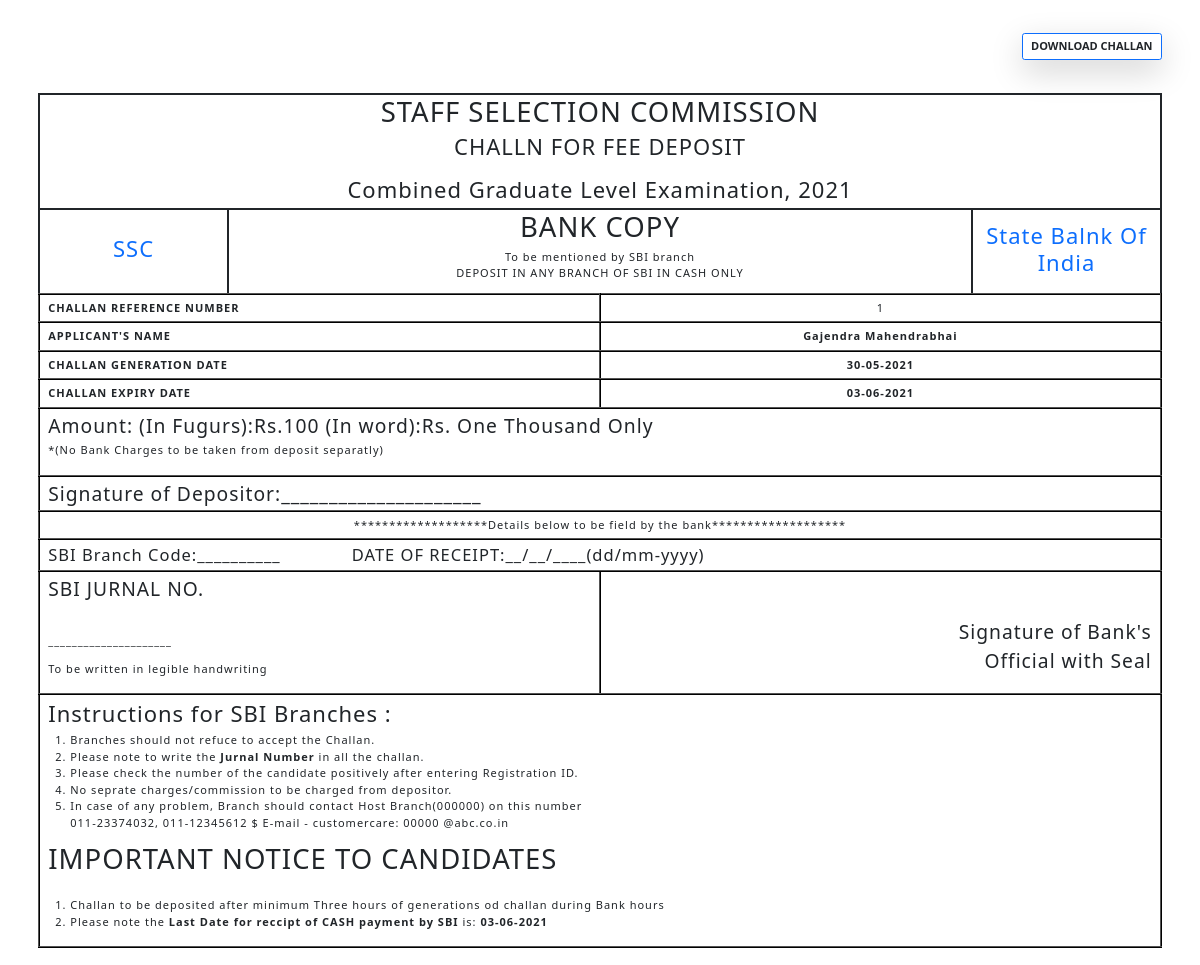
The page /challan.php?register=1 (signed in) on the database its author committed.
### tables this page shows
CREATE TABLE `register_exam` (
  `reId` int(10) NOT NULL,
  `exam_name` varchar(100) NOT NULL,
  `eQualification` varchar(100) NOT NULL,
  `userid` int(10) NOT NULL,
  `registerExamDate` date NOT NULL DEFAULT current_timestamp()
);

CREATE TABLE `user` (
  `userid` int(4) NOT NULL,
  `username` varchar(100) NOT NULL,
  `fathername` varchar(100) NOT NULL,
  `mothername` varchar(100) NOT NULL,
  `birthdate` date NOT NULL,
  `gender` varchar(10) NOT NULL,
  `state` varchar(50) NOT NULL,
  `city` varchar(50) NOT NULL,
  `examboard` varchar(100) NOT NULL,
  `passingyear` int(10) NOT NULL,
  `rollno` int(25) NOT NULL,
  `qualification` varchar(100) NOT NULL,
  `email` varchar(100) NOT NULL,
  `phone` bigint(20) NOT NULL,
  `address` varchar(512) NOT NULL,
  `adharcard` bigint(20) NOT NULL,
  `loginid` varchar(100) NOT NULL,
  `password` varchar(100) NOT NULL,
  `imagefile` varchar(256) NOT NULL,
  `signfile` varchar(256) NOT NULL,
  `status` varchar(10) NOT NULL,
  `lastupdate` date NOT NULL DEFAULT current_timestamp()
);

### challan.php (the view, shortened to what this page needs)
<!DOCTYPE html>
<html lang="en">
<head>
    <link rel="stylesheet" href="./bootstrap/css/bootstrap.min.css" />
    <link rel="stylesheet" href="./css/index.css" />
</head>
<?php
if(isset($_SESSION['id']))
{
    ?>
<body>
<?php
    $date = date("d-m-Y");
    include "connection.php";
    $reid = $_GET['register'];
    $id = $_SESSION['id'];
    $sql = "SELECT * FROM user WHERE userid = $id";
    $res = $conn->query($sql);
    foreach($res as $user){}
    $sql = "SELECT * FROM register_exam WHERE reId = $reid";
    $res = $conn->query($sql);
    foreach($res as $exam){}
?>
    <div class="container d-flex justify-content-end my-5">
    <button id="btn" class="btn btn-block bg-transparent border border-primary shadow-lg text-uppercase fw-bold">
        Download challan
    </button>
    </div>
    <section id="main">
        <div class="container my-4">
            <div class="row "style="margin: 0;">
            <div class="heading border border-2 border-dark">
                <div class="exam-name h1 text-center text-uppercase">
                    <?php echo $exam['exam_name']; ?>
                </div>
                <div class="fee text-center h2 text-uppercase">
                    Challn for fee deposit
                </div>
                <div class="h2 text-center text-capitalize mt-4 mb-2">
                    Combined <?php echo $exam['eQualification'];  ?> level examination, 2021
                </div>
            </div>
        </div>
            <div class="row text-center border border-2 border-dark border-dark border-top-0 border-bottom-0" style="margin: 0;">
                <div class="col-2 text-primary align-items-center d-flex justify-content-center"><h2>SSC</h2></div>
                <div class="col-8 border border-2 border-dark border-top-0 border-bottom-0">
                    <div>
                        <h1>BANK COPY</h1>
                        <p>To be mentioned by SBI branch<br>DEPOSIT IN ANY BRANCH OF SBI IN CASH ONLY</p>
                    </div>
                </div>
                <div class="col-2 align-items-center d-flex text-primary"><h2>State Balnk Of India</h2></div>
            </div>
            <table class="w-100">
                <tbody>
                    <tr>
                        <th class="text-left text-uppercase">challan reference number</th>
                        <td class="text-center text-uppercase"><?php echo $exam['reId']; ?></td>
                    </tr>
                    <tr>
                        <th class="text-left text-uppercase">Applicant's name</th>
                        <th class="text-center text-capitalize"><?php echo $user['username']." ".$user['fathername'];?></th>
                    </tr>
                    <tr>
                        <th class="text-left text-uppercase">Challan Generation date</th>
                        <th class="text-center text-uppercase"><?php echo $date; ?></th>
                    </tr>
                    <tr>
                        <th class="text-left text-uppercase">Challan expiry date</th>
                        <th class="text-center text-uppercase"><?php echo date('d-m-Y', strtotime('+4 days'));  ?></th>
                    </tr>
                    <tr>
                        <td colspan="2">
                            <h3>Amount: (In Fugurs):Rs.100 (In word):Rs. One Thousand Only</h3>
                            <p class="fw-light">*(No Bank Charges to be taken from deposit separatly)</p>
                        </td>
                    </tr>
                    <tr>
                        <td class="h3" colspan="2">Signature of Depositor:_____________________</td>
                    </tr>
                    <tr>
                        <td class="text-center" colspan="2">*******************Details below to be field by the bank*******************</td>
                    </tr>
                    <tr>
                        <th colspan="2" class="h4">SBI Branch Code:__________ <span class="mx-5"></span>DATE OF RECEIPT:__/__/____(dd/mm-yyyy)</th>
                    </tr>
                    <tr>
                        <td>
                            <h3 class="mb-5">SBI JURNAL NO.</h3>
                            <p>_____________________</p>
                            <p>To be written in legible handwriting</p>
                        </td>
                        <td>
                            <h3 class="text-end mt-5">Signature of Bank's</h3>
                            <h3 class="text-end">Official with Seal</h3>
                        </td>
                    </tr>
                    <tr>
                        <td colspan="2">
                        <h2>Instructions for SBI Branches :</h2>
                        <ol style="list-style-type:upper-greek;">
                            <li>Branches should not refuce to accept the Challan.</li>
                            <li>Please note to write the <b>Jurnal Number</b> in all the challan.</li>
                            <li>Please check the number of the candidate positively after entering Registration ID.</li>
                            <li>No seprate charges/commission to be charged from depositor.</li>
                            <li>In case of any problem, Branch should contact Host Branch(000000) on this number<br>011-23374032, 011-12345612 $ E-mail - customercare: 00000 @abc.co.in</li>
                        </ol>
                        <h1 class="text-uppercase">Important notice to candidates</h1>
                        <br>
                        <ol style="list-style-type: upper-greek;">
                            <li>Challan to be deposited after minimum Three hours of generations od challan during Bank hours</li>
                            <li>Please note the <b>Last Date for reccipt of CASH payment by SBI</b> is: <b><?php echo date('d-m-Y', strtotime('+4days')) ?></b></li>
                        </ol>
                    </td>
                    </tr>
                </tbody>
            </table>
        </div>
    </section>
</body>
<?php
}
else{
    header("Location:index.php");
}
?>
</html>

### css/index.css (style rules this page uses)
* { margin: 0; padding: 0; box-sizing: border-box; }
html { font-size: 11px; letter-spacing: 1px; font-family: -apple-system, BlinkMacSystemFont, 'Segoe UI', Roboto, Oxygen, Ubuntu, Cantarell, 'Open Sans', 'Helvetica Neue', sans-serif; }
body { background-color: rgba(1, 143, 208, 0.1); }

### challan.php (style rules this page uses)
body { background: initial; }
tr, td, th { border: 2px inset black; width: 50%; }
td, th { padding: 5px 8px; }

### rows shown on the page
register_exam: exam_name "STAFF SELECTION COMMISSION", eQualification "Graduate", reId "1"
user: username "Gajendra", fathername "Mahendrabhai"
